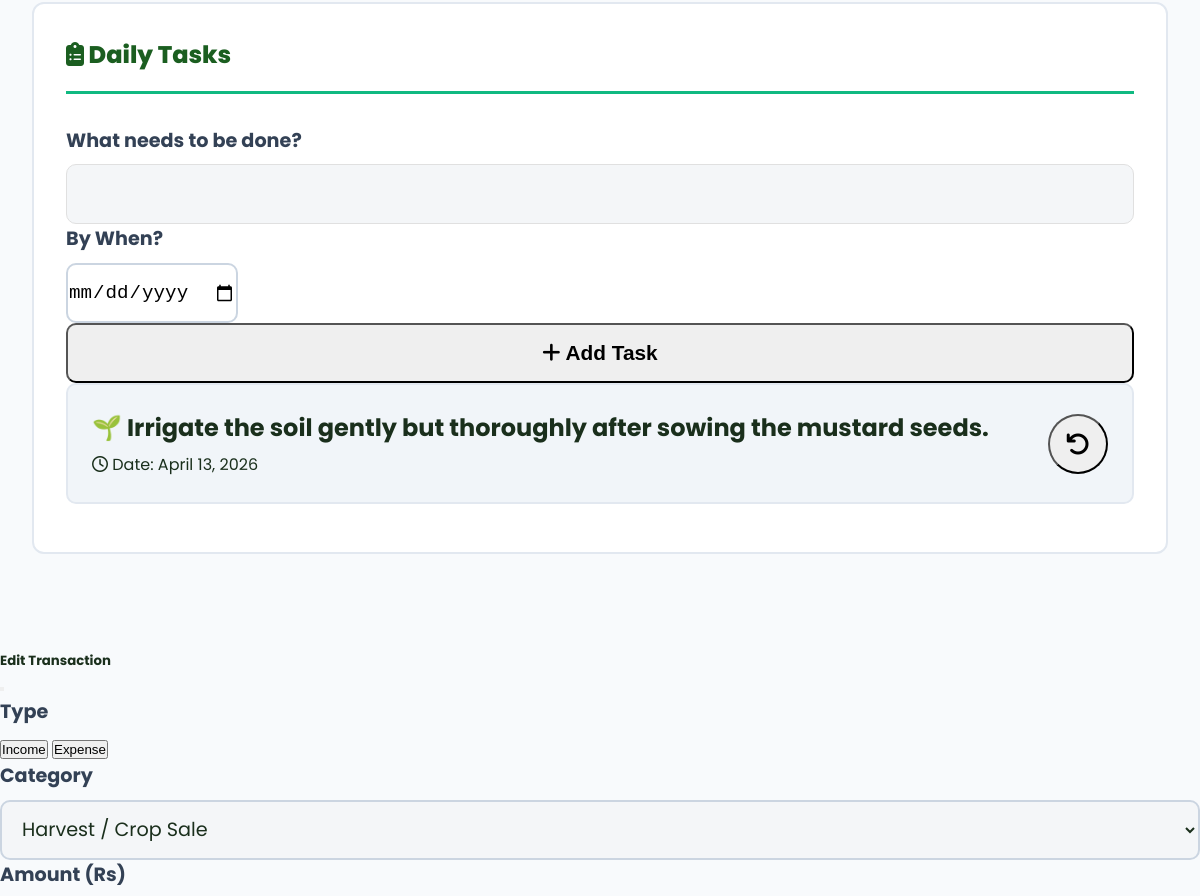
Before: /tracker/update/6/ (signed in, middle part) with the older database file.
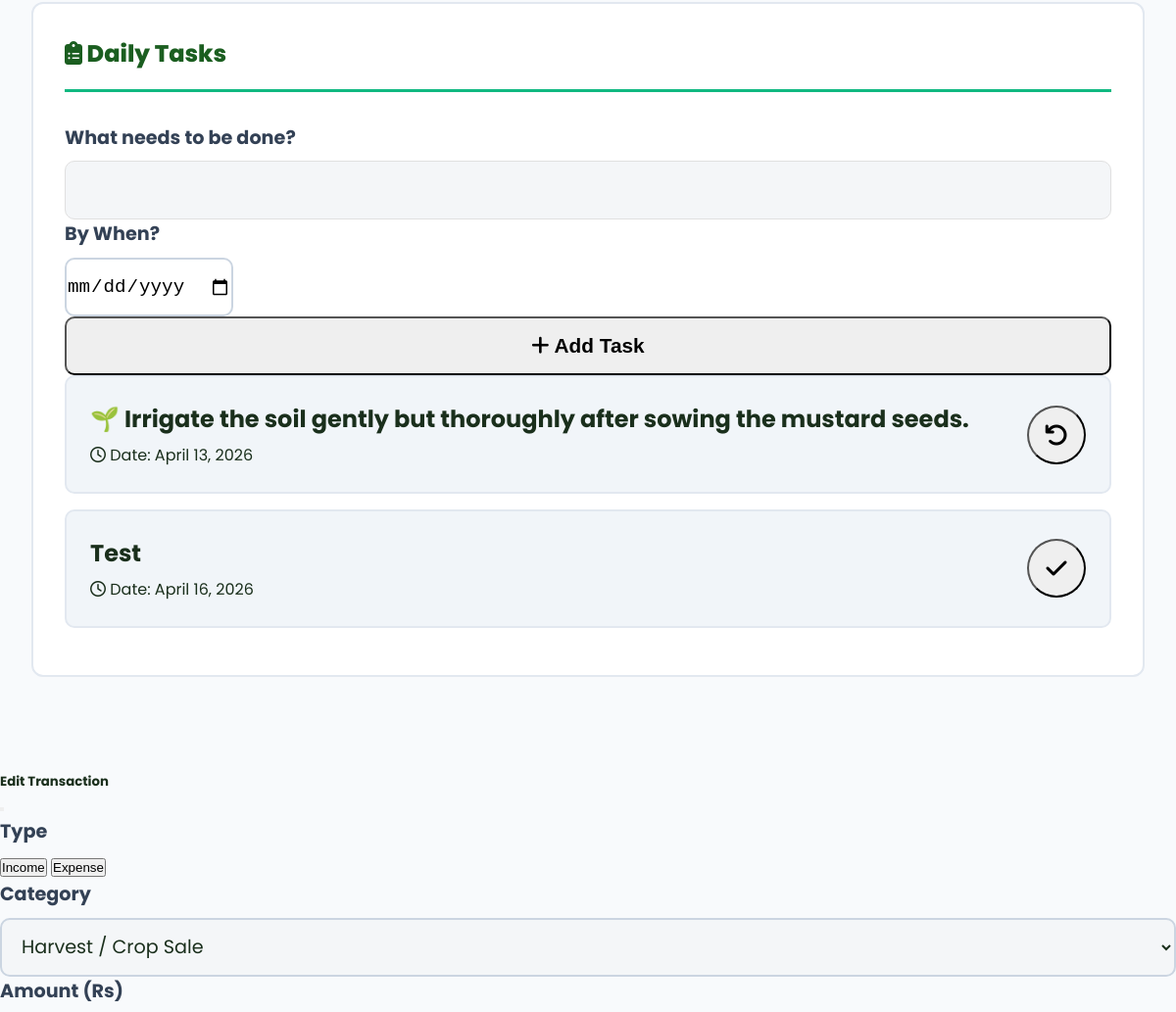
After: the same page with the newer database file.
### tracker/models.py (models this page shows, shortened)
class Task(models.Model):
    crop_tracker = models.ForeignKey(CropTracker, related_name='tasks', on_delete=models.CASCADE)
    title = models.CharField(max_length=200)
    due_date = models.DateField()
    is_completed = models.BooleanField(default=False)
    class Meta:
        ordering = ['due_date']

### tracker/views.py (the view)
# urls.py: path('update/<int:tracker_id>/', views.update_crop, name='update_tracked_crop'),
@login_required
def update_crop(request, tracker_id):
    crop_tracker = get_object_or_404(CropTracker, id=tracker_id, user=request.user)
    if request.method == 'POST':
        form = CropUpdateForm(request.POST, instance=crop_tracker)
        if form.is_valid():
            form.save()
            return redirect('tracker_dashboard')
    else:
        form = CropUpdateForm(instance=crop_tracker)
    return render(request, 'tracker/update_crop.html', {
        'form': form,
        'crop': crop_tracker,
        'financial_form': FinancialEntryForm(),
        'task_form': TaskForm(),
        'financials': crop_tracker.financials.all(),
        'tasks': crop_tracker.tasks.all(),
    })

### tracker/forms.py (shortened to what this page needs)
class CropUpdateForm(forms.ModelForm):
     class Meta:
        model = CropTracker
        fields = [
            'growth_phase', 'cost', 'revenue', 'status', 'strategy', 'harvest_date'
        ]
        widgets = {
            'harvest_date': forms.DateInput(attrs={'type': 'date', 'class': 'form-control'}),
            'growth_phase': forms.Select(attrs={'class': 'form-select'}),
            'status': forms.Select(attrs={'class': 'form-select'}),
            'cost': forms.NumberInput(attrs={'class': 'form-control'}),
            'revenue': forms.NumberInput(attrs={'class': 'form-control'}),
            'strategy': forms.Textarea(attrs={'class': 'form-control', 'rows': 3}),
        }

class FinancialEntryForm(forms.ModelForm):
    class Meta:
        model = FinancialEntry
        fields = ['entry_type', 'category', 'amount', 'description']
        widgets = {
            'entry_type': forms.Select(attrs={'class': 'form-select'}),
            'category': forms.Select(attrs={'class': 'form-select'}),
            'amount': forms.NumberInput(attrs={'class': 'form-control'}),
            'description': forms.TextInput(attrs={'class': 'form-control'}),
        }

### templates/tracker/update_crop.html (shortened to what this page needs)
{% extends 'base.html' %}
{% load static %}
{% block extra_css %}
<link rel="stylesheet" href="https://cdnjs.cloudflare.com/ajax/libs/font-awesome/6.4.0/css/all.min.css">
{% endblock %}
{% block content %}
<div class="container" style="padding-top: 2rem; padding-bottom: 4rem; max-width: 1200px;">
    <div class="card-panel">
        <h4 class="card-title"><i class="fas fa-clipboard-list"></i> Daily Tasks</h4>
        <form method="post" action="{% url 'add_task' %}" class="bg-light p-4 rounded mb-4 border">
            <div class="row">
                <div class="col-md-6 mb-3">
                    <label>What needs to be done?</label>
                    {{ task_form.title }}
                </div>
                <div class="col-md-6 mb-3">
                    <label>By When?</label>
                    {{ task_form.due_date }}
                </div>
            </div>
            <button type="submit" class="btn btn-secondary btn-massive mt-3"><i class="fas fa-plus"></i> Add Task</button>
        </form>
        <div class="task-list">
            {% for task in tasks %}
            <div class="task-item {% if task.is_completed %}opacity-50{% endif %}">
                <div>
                    <h6 class="{% if task.is_completed %}text-decoration-line-through{% endif %}">{{ task.title }}</h6>
                    <small class="text-danger fw-bold"><i class="far fa-clock"></i> Date: {{ task.due_date }}</small>
                </div>
                <form method="post" action="{% url 'toggle_task' task.id %}">
                    <button type="submit" class="btn {% if task.is_completed %}btn-secondary{% else %}btn-success{% endif %} btn-check-task">
                        <i class="fas {% if task.is_completed %}fa-undo{% else %}fa-check{% endif %}"></i>
                    </button>
                </form>
            </div>
            {% empty %}
            <p class="text-muted text-center py-4 fs-4">No tasks added.</p>
            {% endfor %}
        </div>
    </div>
</div>
<div class="modal fade" id="editTxnModal" tabindex="-1">
    <div class="modal-dialog">
        <div class="modal-content">
            <div class="modal-header">
                <h5 class="modal-title">Edit Transaction</h5>
                <button type="button" class="btn-close" data-bs-dismiss="modal"></button>
            </div>
            <form method="POST" id="form-edit-txn" action="">
                <div class="modal-body">
                    <div class="mb-3">
                        <label class="form-label">Type</label>
                        <div class="btn-group w-100" role="group">
                            <button type="button" class="btn btn-success" id="btn-edit-inc" onclick="setEditTxnType('Revenue')">Income</button>
                            <button type="button" class="btn btn-outline-danger" id="btn-edit-exp" onclick="setEditTxnType('Expense')">Expense</button>
                        </div>
                    </div>
                    <div class="mb-3">
                        <label class="form-label">Category</label>
                        <select name="category" id="edit-txn-category" class="form-select">
                            <option value="Harvest/Sale">Harvest / Crop Sale</option>
                        </select>
                    </div>
                    <div class="mb-3">
                        <label class="form-label">Amount (Rs)</label>
                    </div>
                </div>
            </form>
        </div>
    </div>
</div>
{% endblock %}

Changed rows visible on the page:
added Task: title "Test", due_date "April 16, 2026", is_completed False (drawn)
